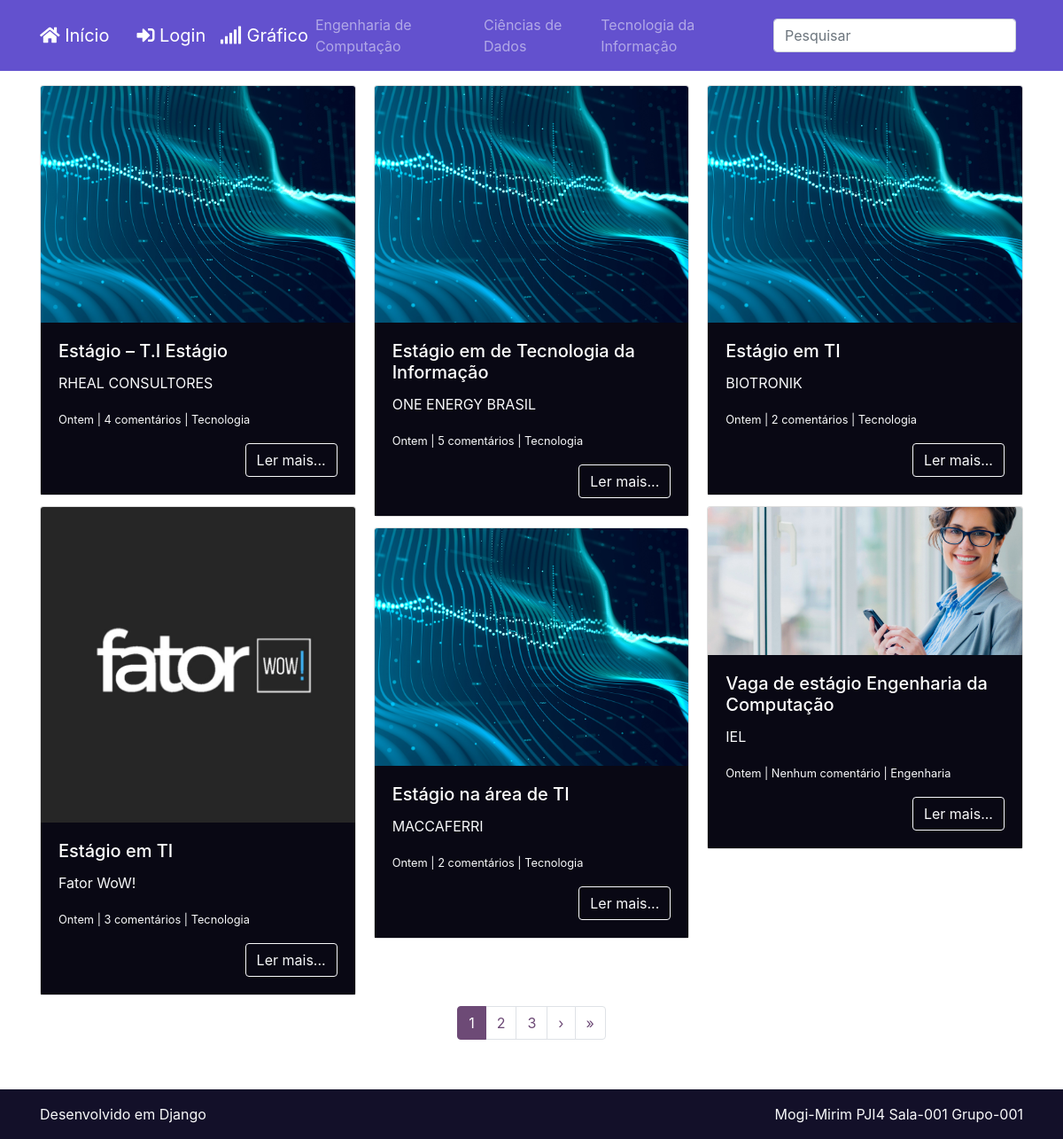
The page / on the database its author committed.
### posts/models.py (models this page shows, shortened)
class Post(models.Model):
    nome_post = models.CharField(max_length=255, verbose_name='Título')
    empresa_post = models.CharField(max_length=255, verbose_name='Autor')
    data_post = models.DateTimeField(default=timezone.now, verbose_name='Data')
    conteudo_post = models.TextField(verbose_name='Conteúdo')
    excerto_post = models.TextField(verbose_name='Excerto')
    categoria_post = models.ForeignKey(Categoria, on_delete=models.DO_NOTHING, blank=True, null=True, verbose_name='Categoria')
    imagem_post = models.ImageField(upload_to='post_img/%Y/%m/%d', blank=True, null=True, verbose_name='Imagem')
    publicado_post = models.BooleanField(default=False, verbose_name='Publicado')

### categorias/models.py (models this page shows)
class Categoria(models.Model):
    nome_cat = models.CharField(max_length=50)
    def __str__(self):
        return self.nome_cat

### posts/views.py (the view)
# urls.py: path('', views.PostIndex.as_view(), name='index'),
class PostIndex(ListView):
    model = Post
    template_name = 'posts/index.html'
    paginate_by = 6
    context_object_name = 'posts'
    def get_queryset(self):
        qs = super().get_queryset()
        qs = qs.select_related('categoria_post')
        qs = qs.order_by('-id').filter(publicado_post=True)
        qs = qs.annotate(
            numero_comentarios=Count(
                Case(
                    When(comentario__publicado_comentario=True, then=1)
                )
            )
        )
        return qs

### posts/templatetags/omfilters.py (called while the page is built)
@register.filter(name='plural_comentarios')
def plural_comentarios(num_comentarios):
    try:
        num_comentarios = int(num_comentarios)
        if num_comentarios == 0:
            return f'Nenhum comentário'
        elif num_comentarios == 1:
            return f'{num_comentarios} comentário'
        else:
            return f'{num_comentarios} comentários'
    except:
        return f'{num_comentarios} comentário(s)'

### posts/templates/posts/index.html (shortened to what this page needs)
{% extends 'base.html' %}
{% load humanize %}
{% load omfilters %}
{% block conteudo %}
<div class="card-columns mt-4">
    {% for post in posts %}
    <div class="card">
        {% if post.imagem_post %}
        <a href="{% url 'post_detalhes' post.id %}">
            <img class="card-img-top"
                 src="{{ post.imagem_post.url }}"
                 alt="{{ post.nome_post }}">
        </a>
        {% endif %}
        <div class="card-body text-light" style="background-color: #090814">
            <h5 class="card-title">
                <a class="text-white" href="{% url 'post_detalhes' post.id %}">
                    {{ post.nome_post }}
                </a>
            </h5>
            <p class="card-text">{{ post.excerto_post }}</p>
            <p class="card-text">
                <small>{{ post.data_post|naturalday|title }}
                    |
                    {{ post.numero_comentarios|plural_comentarios }}
                    |
                    {{ post.categoria_post }}</small>
            </p>
            <div class="text-right">
                <a href="{% url 'post_detalhes' post.id %}" class="btn btn-outline-light">Ler mais...</a>
            </div>
        </div>
    </div>
    {% endfor %}
</div>
    {% include 'parciais/_pagination.html' %}
{% endblock %}

### rows shown on the page
Post: imagem_post (picture), nome_post "Estágio – T.I Estágio", excerto_post "RHEAL CONSULTORES", data_post "Ontem", numero_comentarios|plural_comentarios "4 comentários", categoria_post "Tecnologia"
Post: imagem_post (picture), nome_post "Estágio em TI", excerto_post "Fator WoW!", data_post "Ontem", numero_comentarios|plural_comentarios "3 comentários", categoria_post "Tecnologia"
Post: imagem_post (picture), nome_post "Estágio em de Tecnologia da Informação", excerto_post "ONE ENERGY BRASIL", data_post "Ontem", numero_comentarios|plural_comentarios "5 comentários", categoria_post "Tecnologia"
Post: imagem_post (picture), nome_post "Estágio na área de TI", excerto_post "MACCAFERRI", data_post "Ontem", numero_comentarios|plural_comentarios "2 comentários", categoria_post "Tecnologia"
Post: imagem_post (picture), nome_post "Estágio em TI", excerto_post "BIOTRONIK", data_post "Ontem", numero_comentarios|plural_comentarios "2 comentários", categoria_post "Tecnologia"
Post: imagem_post (picture), nome_post "Vaga de estágio Engenharia da Computação", excerto_post "IEL", data_post "Ontem", numero_comentarios|plural_comentarios "Nenhum comentário", categoria_post "Engenharia"

### other values the page prints
{{ num }} "1"
{{ num }} "2" "3"
